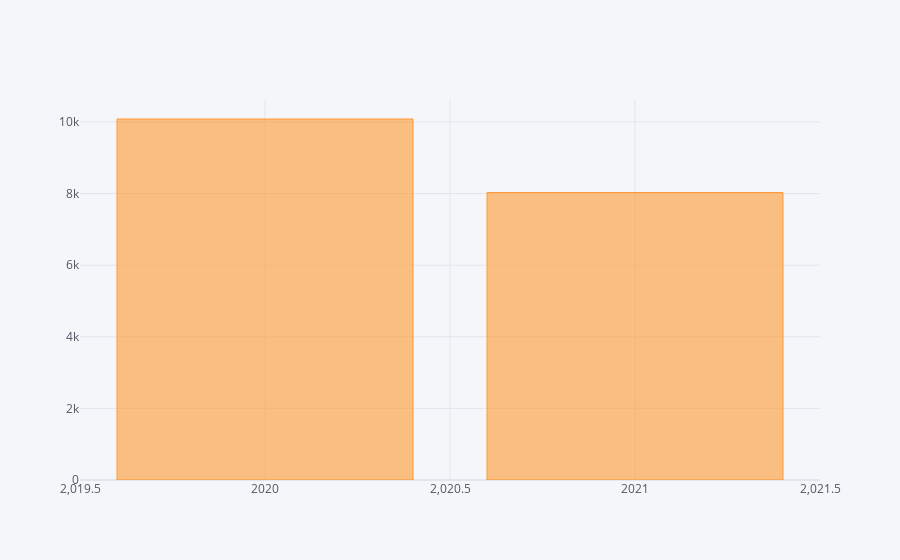

Notebook source saved alongside this figure:
### Code cell
year_wise.iplot(kind = "bar")

### Figure 1 — Plotly figure (JSON) as saved in the notebook; plotly's stock layout.template omitted (floating-point values rounded to 4 significant figures)
{"data": [{"marker": {"color": "rgba(255, 153, 51, 0.6)", "line": {"color": "rgba(255, 153, 51, 1.0)", "width": 1}}, "name": "Date", "orientation": "v", "text": "", "type": "bar", "x": [2020, 2021], "y": [10082, 8028]}], "layout": {"legend": {"bgcolor": "#F5F6F9", "font": {"color": "#4D5663"}}, "paper_bgcolor": "#F5F6F9", "plot_bgcolor": "#F5F6F9", "title": {"font": {"color": "#4D5663"}}, "xaxis": {"gridcolor": "#E1E5ED", "showgrid": true, "tickfont": {"color": "#4D5663"}, "title": {"font": {"color": "#4D5663"}, "text": ""}, "zerolinecolor": "#E1E5ED"}, "yaxis": {"gridcolor": "#E1E5ED", "showgrid": true, "tickfont": {"color": "#4D5663"}, "title": {"font": {"color": "#4D5663"}, "text": ""}, "zerolinecolor": "#E1E5ED"}}}
